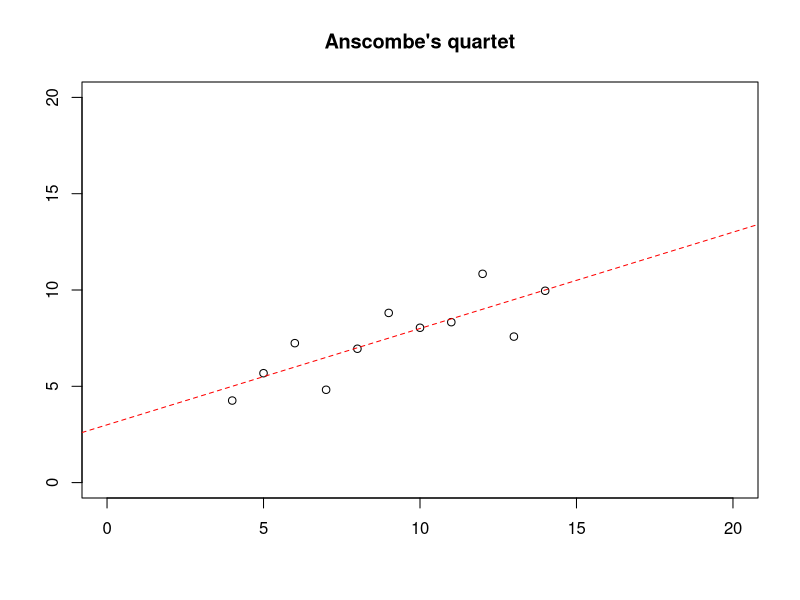
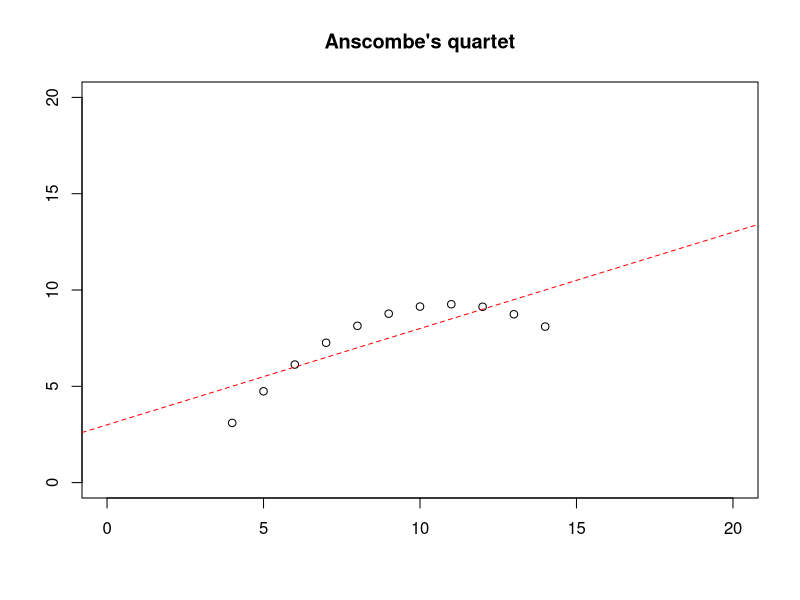
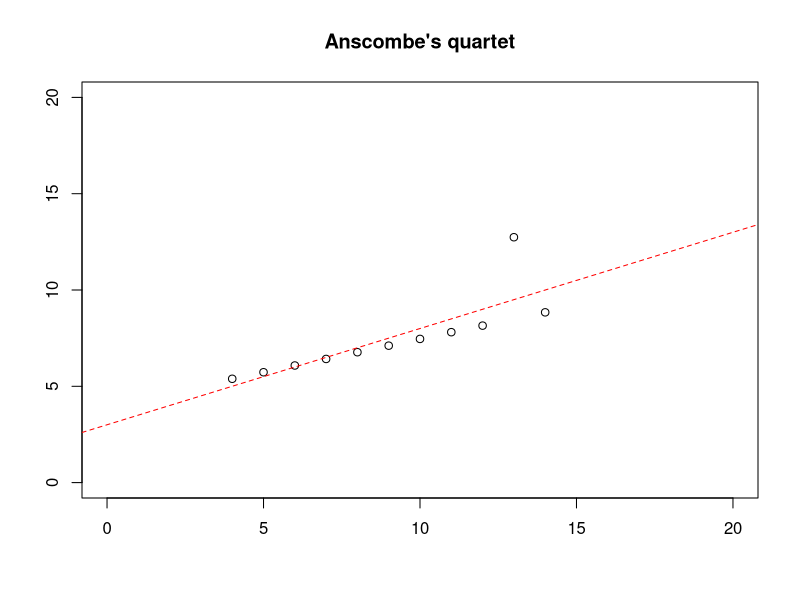
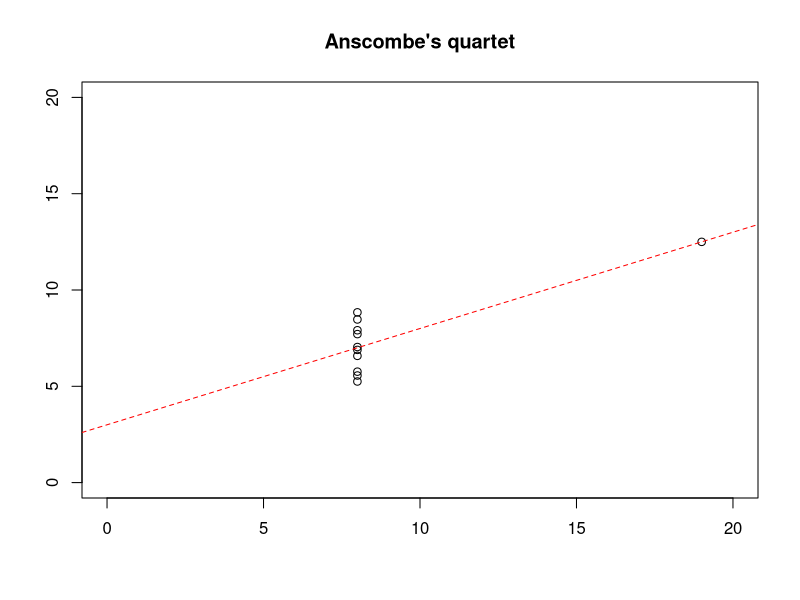
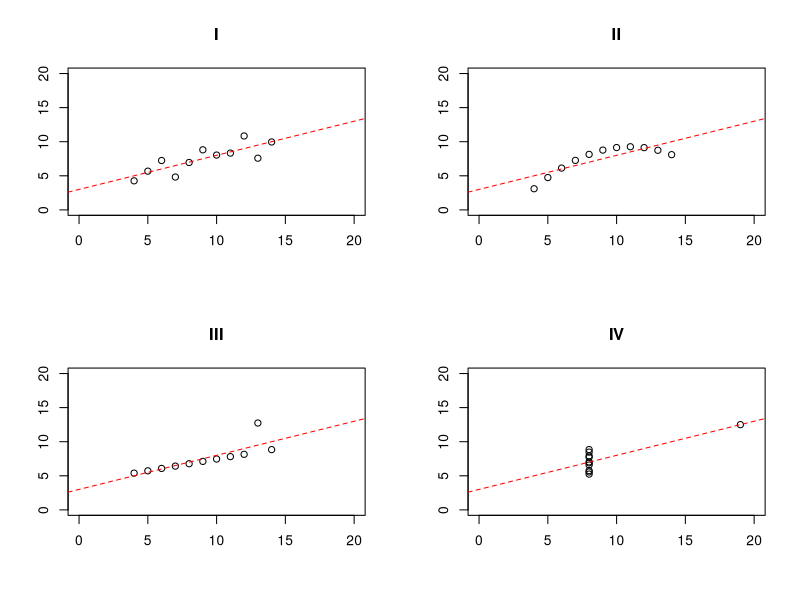
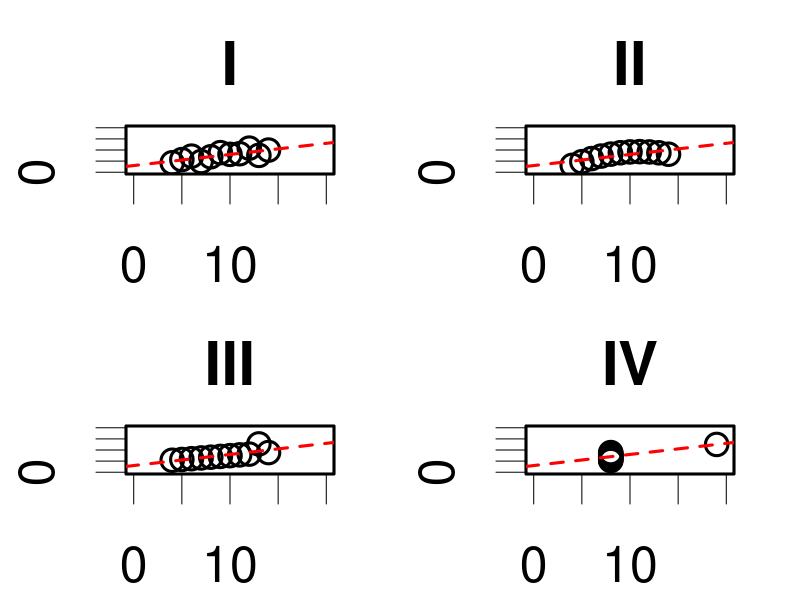

R code for these plots, in order:
# Anscombe's quartet

anscombe <- read.table("anscombe.txt", h=TRUE, sep="\t")

summary(anscombe)
apply(anscombe, 2, mean)
apply(anscombe, 2, sd)

cor(anscombe$x.1, anscombe$y.1)
cor(anscombe$x.2, anscombe$y.2)
cor(anscombe$x.3, anscombe$y.3)
cor(anscombe$x.4, anscombe$y.4)

# Previews

plot(anscombe$x.1,anscombe$y.1,xlim=c(0,20),ylim=c(0,20),main="Anscombe's quartet",xlab="",ylab="")
abline(lm(anscombe$y.1~anscombe$x.1), lty=2, col="red")

plot(anscombe$x.2,anscombe$y.2,xlim=c(0,20),ylim=c(0,20),main="Anscombe's quartet",xlab="",ylab="")
abline(lm(anscombe$y.2~anscombe$x.2), lty=2, col="red")

plot(anscombe$x.3,anscombe$y.3,xlim=c(0,20),ylim=c(0,20),main="Anscombe's quartet",xlab="",ylab="")
abline(lm(anscombe$y.3~anscombe$x.3), lty=2, col="red")

plot(anscombe$x.4,anscombe$y.4,xlim=c(0,20),ylim=c(0,20),main="Anscombe's quartet",xlab="",ylab="")
abline(lm(anscombe$y.4~anscombe$x.4), lty=2, col="red")

summary(lm(anscombe$y.1~anscombe$x.1))
summary(lm(anscombe$y.2~anscombe$x.2))
summary(lm(anscombe$y.3~anscombe$x.3))
summary(lm(anscombe$y.4~anscombe$x.4))

png("anscombe.all.png", height=500, width=500)
par(mfrow=c(2,2))
plot(anscombe$x.1,anscombe$y.1,xlim=c(0,20),ylim=c(0,20),main="I",xlab="",ylab="")
abline(lm(anscombe$y.1~anscombe$x.1), lty=2, col="red")
plot(anscombe$x.2,anscombe$y.2,xlim=c(0,20),ylim=c(0,20),main="II",xlab="",ylab="")
abline(lm(anscombe$y.2~anscombe$x.2), lty=2, col="red")
plot(anscombe$x.3,anscombe$y.3,xlim=c(0,20),ylim=c(0,20),main="III",xlab="",ylab="")
abline(lm(anscombe$y.3~anscombe$x.3), lty=2, col="red")
plot(anscombe$x.4,anscombe$y.4,xlim=c(0,20),ylim=c(0,20),main="IV",xlab="",ylab="")
abline(lm(anscombe$y.4~anscombe$x.4), lty=2, col="red")
dev.off()

png("anscombe_1500px.png", height=1500, width=1500)
# par(mfrow=c(2,2), cex=3, lwd=3, mar=c(5,4,4,2)+.1)
par(mfrow=c(2,2), cex=3, lwd=3, mar=c(2,2,2,1)+.1)
plot(anscombe$x.1,anscombe$y.1,xlim=c(0,20),ylim=c(0,20),main="I",xlab="",ylab="")
abline(lm(anscombe$y.1~anscombe$x.1), lty=2, col="red")
plot(anscombe$x.2,anscombe$y.2,xlim=c(0,20),ylim=c(0,20),main="II",xlab="",ylab="")
abline(lm(anscombe$y.2~anscombe$x.2), lty=2, col="red")
plot(anscombe$x.3,anscombe$y.3,xlim=c(0,20),ylim=c(0,20),main="III",xlab="",ylab="")
abline(lm(anscombe$y.3~anscombe$x.3), lty=2, col="red")
plot(anscombe$x.4,anscombe$y.4,xlim=c(0,20),ylim=c(0,20),main="IV",xlab="",ylab="")
abline(lm(anscombe$y.4~anscombe$x.4), lty=2, col="red")
dev.off()
